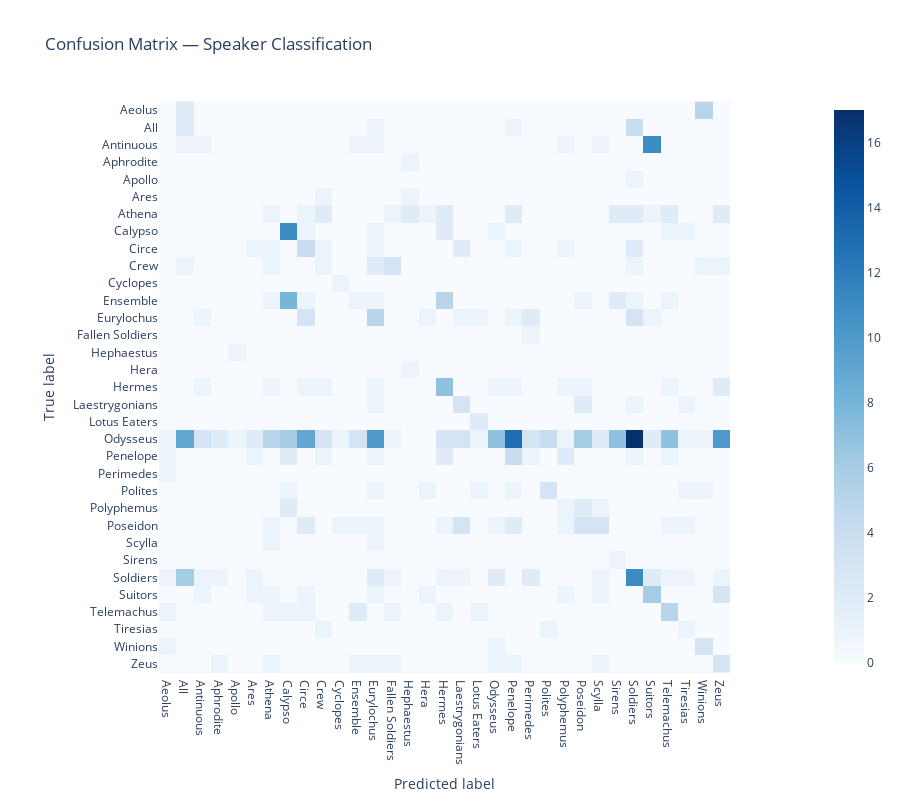

The cell this chart's notebook holds for it:
### Markdown cell above
## Graphs

### Code cell
## Confusion Matrix Visualization as Heatmap
fig = px.imshow(
    cm,
    x = speakers,
    y = speakers,
    color_continuous_scale="Blues",
    title="Confusion Matrix — Speaker Classification"
)
fig.update_layout(
    xaxis_title="Predicted label",
    yaxis_title="True label",
    height=800
)
fig.show()

### Figure 1 — Plotly figure (JSON) as saved in the notebook; plotly's stock layout.template omitted (floating-point values rounded to 4 significant figures; data arrays with more than 128 entries replaced by an {"elided": "..."} marker saying what was removed)
{"data": [{"coloraxis": "coloraxis", "hovertemplate": "x: %{x}<br>y: %{y}<br>color: %{z}<extra></extra>", "name": "0", "type": "heatmap", "x": ["Aeolus", "All", "Antinuous", "Aphrodite", "Apollo", "Ares", "Athena", "Calypso", "Circe", "Crew", "Cyclopes", "Ensemble", "Eurylochus", "Fallen Soldiers", "Hephaestus", "Hera", "Hermes", "Laestrygonians", "Lotus Eaters", "Odysseus", "Penelope", "Perimedes", "Polites", "Polyphemus", "Poseidon", "Scylla", "Sirens", "Soldiers", "Suitors", "Telemachus", "Tiresias", "Winions", "Zeus"], "xaxis": "x", "y": ["Aeolus", "All", "Antinuous", "Aphrodite", "Apollo", "Ares", "Athena", "Calypso", "Circe", "Crew", "Cyclopes", "Ensemble", "Eurylochus", "Fallen Soldiers", "Hephaestus", "Hera", "Hermes", "Laestrygonians", "Lotus Eaters", "Odysseus", "Penelope", "Perimedes", "Polites", "Polyphemus", "Poseidon", "Scylla", "Sirens", "Soldiers", "Suitors", "Telemachus", "Tiresias", "Winions", "Zeus"], "yaxis": "y", "z": {"elided": "33x33 int values"}}], "layout": {"coloraxis": {"colorscale": [[0, "rgb(247,251,255)"], [0.125, "rgb(222,235,247)"], [0.25, "rgb(198,219,239)"], [0.375, "rgb(158,202,225)"], [0.5, "rgb(107,174,214)"], [0.625, "rgb(66,146,198)"], [0.75, "rgb(33,113,181)"], [0.875, "rgb(8,81,156)"], [1, "rgb(8,48,107)"]]}, "height": 800, "title": {"text": "Confusion Matrix — Speaker Classification"}, "xaxis": {"anchor": "y", "constrain": "domain", "domain": [0, 1], "scaleanchor": "y", "title": {"text": "Predicted label"}}, "yaxis": {"anchor": "x", "autorange": "reversed", "constrain": "domain", "domain": [0, 1], "title": {"text": "True label"}}}}
